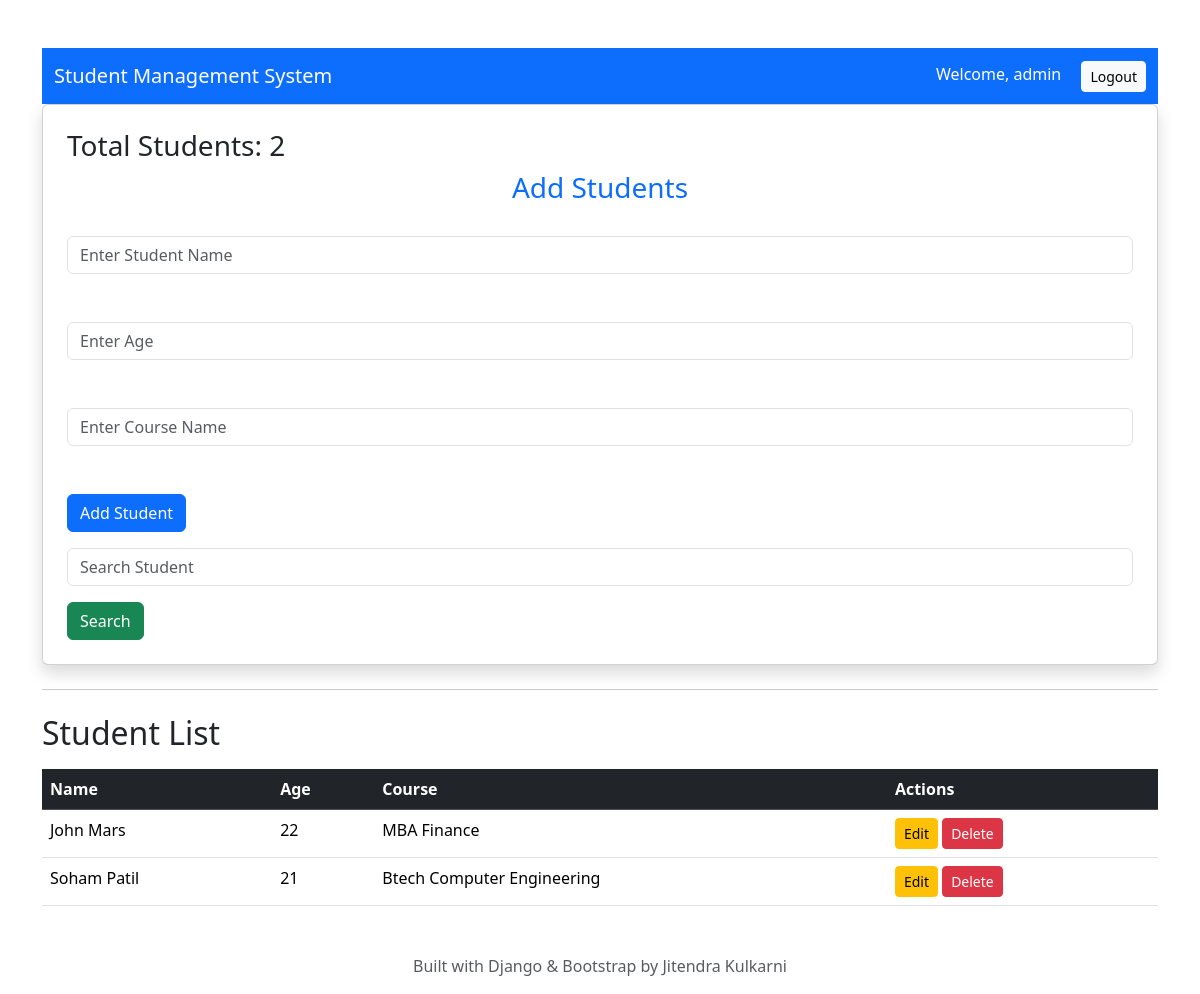
The app's page / (signed in), older data.
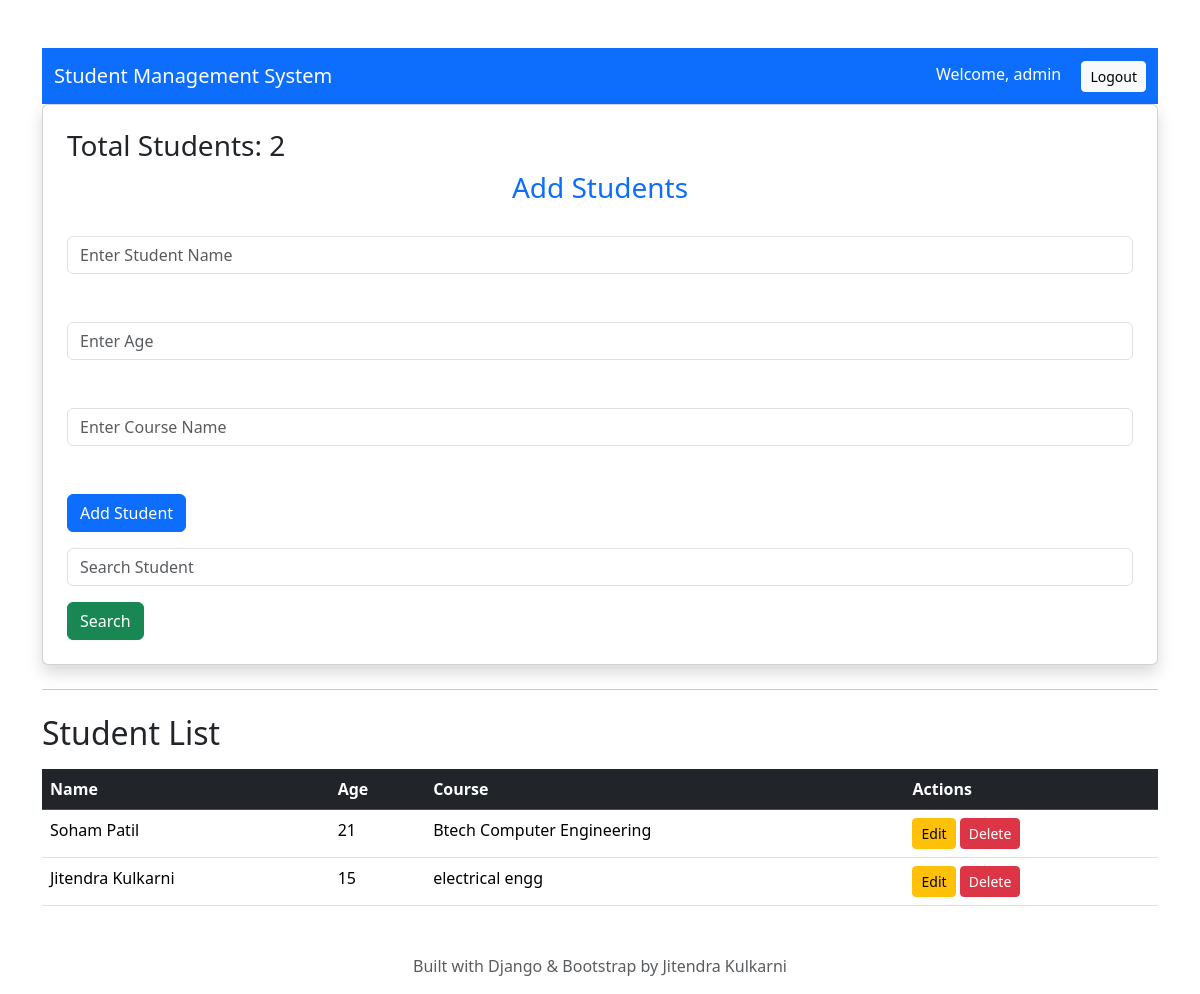
The same page, newer data.
### students/models.py (models this page shows, shortened)
class students(models.Model):
    name = models.CharField(max_length=100)
    age = models.IntegerField()
    course = models.CharField(max_length=100)

### students/views.py (the view, shortened to what this page needs)
# urls.py: 2. Add a URL to urlpatterns:  path('', views.home, name='home')
@login_required(login_url='/login/')
def home(request):
    search = request.GET.get("search")
    if search:
        all_students = students.objects.filter(
            name__icontains = search
        )
    else:
        all_students = students.objects.all()
    return render(request, "home.html",{
        "students": all_students
    })

### students/templates/home.html (shortened to what this page needs)
<!DOCTYPE html>
<html lang="en">
<head>
    <link href="https://cdn.jsdelivr.net/npm/bootstrap@5.3.7/dist/css/bootstrap.min.css" rel="stylesheet">
</head>
<body>
    <div class="container mt-5">
        <nav class="navbar navber-expand-lg navbar-dark bg-primary">
            <div class="container">
                <span class="navbar-brand">
                    Student Management System
                </span>
                <div class="ms-auto">
                    <span class="text-white me-3">
                        Welcome, {{ request.user.username }}
                    </span>
                    <a href="/logout/" class="btn btn-light btn-sm">
                        Logout
                    </a>
                </div>
            </div>
        </nav>
        <div class="card shadow p-4 mb-4">
            <div class="alter alter-info">
                    <h3>Total Students: {{ students|length }}</h3>
                </div>
            <h3 class="text-center text-primary">Add Students</h3>
            <br>
            <form method="POST">
                <input type="text" name="name" placeholder="Enter Student Name" class="form-control">
                <br><br>
                <input type="text" name="age" placeholder="Enter Age" class="form-control">
                <br><br>
                <input type="text" name="course" placeholder="Enter Course Name" class="form-control">
                <br><br>
                <button type="submit" class="btn btn-primary mb-3 text-center">Add Student</button>
            </form>
            <form method="GET">
                <input type="text" name="search" placeholder="Search Student" class="form-control mb-3">
                <button type="submit" class="btn btn-success text-left">Search</button>
            </form>
        </div>
        <hr>
        <h2 class="mt-4">Student List</h2>
        <table class="table table-hover table-borderd mt-3">
            <thead class="table-dark">
                <tr>
                    <th>Name</th>
                    <th>Age</th>
                    <th>Course</th>
                    <th>Actions</th>
                </tr>
            </thead>
            <tbody>
                {% for student in students %}
                <tr>
                    <td>{{ student.name }}</td>
                    <td>{{ student.age }}</td>
                    <td>{{ student.course }}</td>
                    <td>
                        <a href="/edit/{{ student.id }}" class="btn btn-warning btn-sm">
                            Edit
                        </a>
                        <a href="/delete/{{ student.id }}" class="btn btn-danger btn-sm"
                            onclick="return confirm('Are you sure you want to delete this Student??')">
                            Delete
                        </a>
                    </td>
                </tr>
                {% empty %}
                <tr>
                    <td colspan="4" class="text-center text-danger">
                        No Students Found
                    </td>
                </tr>
                {% endfor %}
            </tbody>
        </table>
    </div>
    <footer class="text-center text-muted mt-5 mb-3">
        Built with Django & Bootstrap by Jitendra Kulkarni
    </footer>
</body>
</html>

Row changes from the older to the newer data that the page shows:
removed students: name "John Mars", age "22", course "MBA Finance"
added students: name "Jitendra Kulkarni", age "15", course "electrical engg"
